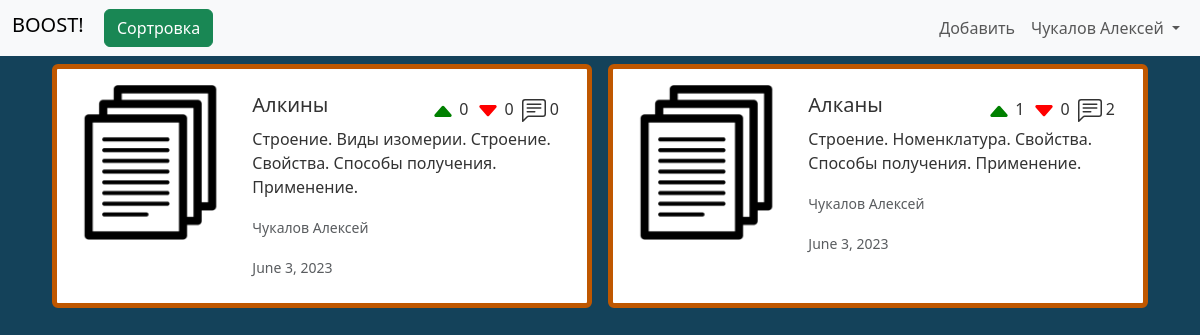
The page /bookmarks/ (signed in) on the database as committed earlier.
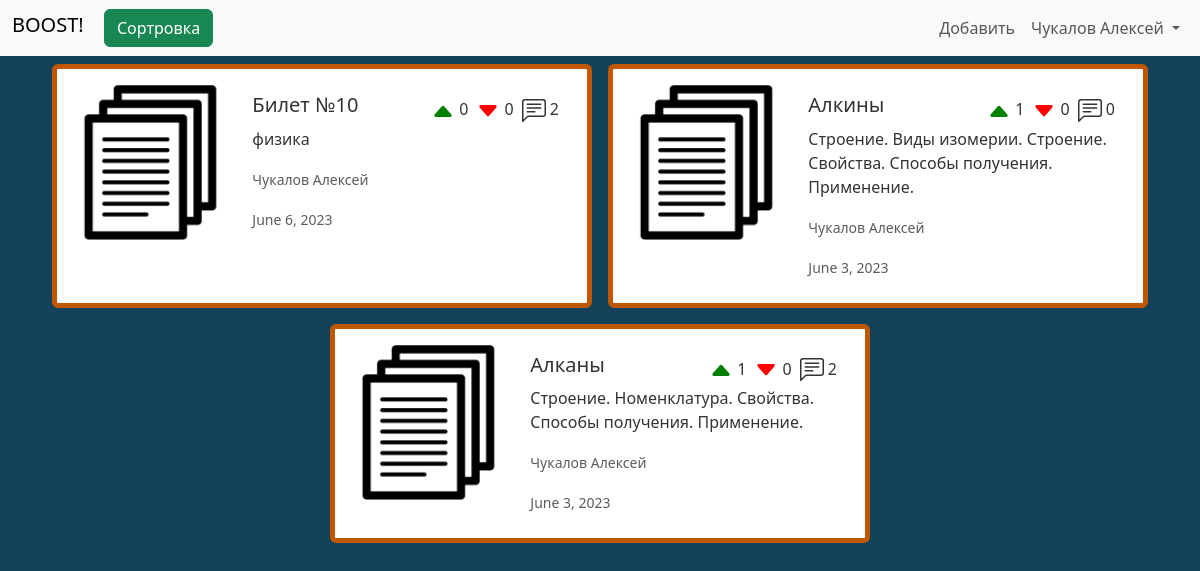
The same page on the database as committed later.
### app/models.py (models this page shows, shortened)
class Doc (models.Model):
    title = models.CharField(max_length=255)
    description = models.CharField(max_length=511, blank=True)
    link = models.URLField(max_length=255, unique=True)
    path = models.CharField(max_length=127)
    preview = models.ImageField(
        upload_to='media/',
        blank=False,
        default='media/default_images/default_document.png'
    )
    likes = models.IntegerField(default=0)
    dislikes = models.IntegerField(default=0)
    comments = models.IntegerField(default=0)
    studies = models.ManyToManyField(Study)
    subjects = models.ManyToManyField(Subject)
    author = models.ForeignKey(User, on_delete=models.CASCADE)
    date = models.DateField()

### accounts/models.py (models this page shows, shortened)
class User (AbstractBaseUser):
    objects = UserManager()
    email = models.EmailField(
        verbose_name='email address',
        max_length=255,
        unique=True
    )
    username = models.CharField(
        verbose_name='username',
        max_length=30,
        unique=True
    )
    avatar = models.ImageField(
        verbose_name='Avatar',
        default='media/default_images/default_avatar.png',
        upload_to='media/',
        blank=False,
    )
    first_name = models.CharField(
        verbose_name='first name',
        max_length=30
    )
    last_name = models.CharField(
        verbose_name='last name',
        max_length=30
    )
    bookmarks = models.ManyToManyField(
        Doc,
        blank=True
    )
    is_active = models.BooleanField(default=True)
    staff = models.BooleanField(default=False)
    admin = models.BooleanField(default=False)
    USERNAME_FIELD = 'email'
    REQUIRED_FIELDS = ['username', 'first_name', 'last_name']
    def __str__(self):
        return f'{self.last_name} {self.first_name}'

### app/views.py (the view)
# urls.py: path('bookmarks/', views.bookmarks, name='bookmarks'),
def bookmarks(request):
    context = {}
    docs = request.user.bookmarks.all()
    if request.GET.get('drop'):
        return redirect('/bookmarks')
    sort_docs = SortDocs(request)
    sort_docs.convert()
    docs = sort_docs.make_request(docs)
    context['sort_form'] = TagsSortForm(
        initial={
            'studies': sort_docs.studies,
            'sort_type': sort_docs.sort_type_get,
            'subjects': sort_docs.subjects,
        }
    )
    context['search_form'] = SearchForm(
        initial={
            'q': sort_docs.search
        }
    )
    context['docs'] = docs
    context['has_docs'] = True
    return render(request, 'bookmarked_docs.html', context)

### app/sort_docs.py (called while the page is built, shortened)
    def convert(self):
        if self.sort_type_get:
            self.sort_type = self.SORT_TYPES[int(self.sort_type_get) - 1]
        else:
            self.sort_type = '-pk'
        if self.subjects:
            self.query_subjects = Q(subjects__in=self.subjects)
        if self.studies:
            self.query_studies = Q(studies__in=self.studies)

    def make_request(self, docs=Doc.objects.all()):
        docs = docs.filter(
            self.query_subjects & self.query_studies & (self.query_title | self.query_description)
        ).order_by(self.sort_type)
        return docs

### app/tags.py (called while the page is built)
    def __str__(self):
        return self.name

    def __str__(self):
        return self.level

### app/templates/bookmarked_docs.html (shortened to what this page needs)
<!DOCTYPE html>
{% load static %}
<html lang="en">
<head>
    <link href="https://cdn.jsdelivr.net/npm/bootstrap@5.3.0/dist/css/bootstrap.min.css"
              rel="stylesheet"
>
              <link rel="stylesheet" href="{% static 'styles/main.css' %}">
</head>
<body>
    <header>
        {% include 'menu.html' %}
      </header>
    <main>
        <section class="d-flex justify-content-center flex-wrap">
            {% for doc in docs %}
            <div class="cardDoc card border-5 m-2 p-2" style="max-width: 540px;">
                <a href="/document{{doc.pk}}" class="cardLink">
                <div class="row g-0">
                <div class="col-md-4 p-2 align-bottom">
                    <img src="{{doc.preview.url}}" class="img-fluid rounded-start" alt="">
                </div>
                    <div class="col-md-8">
                        <div class="card-body">
                            <div class="d-flex justify-content-between">
                                <h5 class="card-title">{{doc.title}}</h5>
                                <div class="d-flex flex-wrap">
                                    <p class="m-1">{% include 'note_icons/caret_up_fill.html' %} {{doc.likes}}</p>
                                    <p class="m-1">{% include 'note_icons/caret_down_fill.html' %} {{doc.dislikes}}</p>
                                    <p class="m-1">{% include 'note_icons/comment.html' %} {{doc.comments}}</p>
                                </div>
                            </div>
                                <p class="card-text">{{doc.description}}</p>
                                <p class="card-text"><small class="text-body-secondary">{{doc.author}}</small></p>
                                <p class="card-text"><small class="text-body-secondary">{{doc.date}}</small></p>
                            </div>
                        </div>
                    </div>
                </a>
                </div>
        {% endfor %}
      </section>
      </main>
</body>
</html>

### app/templates/note_icons/caret_up_fill.html
<svg xmlns="http://www.w3.org/2000/svg" width="24" height="24" fill="currentColor" class="bi bi-caret-up-fill" viewBox="0 0 16 16">
  <g color="green">
    <path d="m7.247 4.86-4.796 5.481c-.566.647-.106 1.659.753 1.659h9.592a1 1 0 0 0 .753-1.659l-4.796-5.48a1 1 0 0 0-1.506 0z"/>
  </g>
</svg>

### app/templates/note_icons/caret_down_fill.html
<svg xmlns="http://www.w3.org/2000/svg" width="24" height="24" fill="currentColor" class="bi bi-caret-down-fill" viewBox="0 0 16 16">
  <g color="red">
    <path d="M7.247 11.14 2.451 5.658C1.885 5.013 2.345 4 3.204 4h9.592a1 1 0 0 1 .753 1.659l-4.796 5.48a1 1 0 0 1-1.506 0z"/>
  </g>
</svg>

Rows that differ between the two databases and show on the page:
now on this page (row unchanged): Doc: preview (placeholder picture), title "Билет №10", likes "0", dislikes "0", comments "2", description "физика", author "Чукалов Алексей", date "June 6, 2023"
changed Doc "Алкины": likes "0" → "1"
